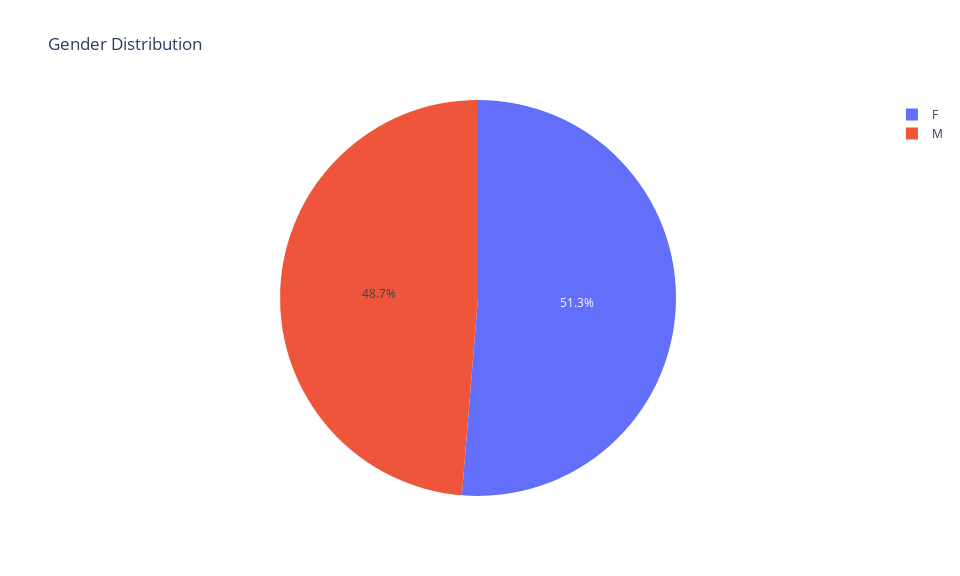

The cell this chart's notebook holds for it:
### Code cell
# Distribution of Gender
gender_distribution = cus_churn['Gender'].value_counts(normalize=True).reset_index()
fig = px.pie(
    data_frame=gender_distribution,
    values='proportion',
    color='Gender',
    names='Gender',
    title='Gender Distribution',
)

fig.update_layout(
    # yaxis_title='Frequency',
    width=960, height=576,
)
fig.show()

### Figure 1 — Plotly figure (JSON) as saved in the notebook; plotly's stock layout.template omitted (floating-point values rounded to 4 significant figures)
{"data": [{"customdata": [["F"], ["M"]], "domain": {"x": [0.0, 1.0], "y": [0.0, 1.0]}, "hovertemplate": "Gender=%{customdata[0]}<br>proportion=%{value}<extra></extra>", "labels": ["F", "M"], "legendgroup": "", "marker": {"colors": ["#636efa", "#EF553B"]}, "name": "", "showlegend": true, "values": [0.513, 0.487], "type": "pie"}], "layout": {"legend": {"tracegroupgap": 0}, "title": {"text": "Gender Distribution"}, "width": 960, "height": 576}}
